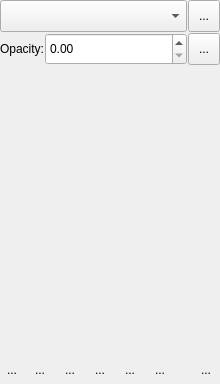
<?xml version="1.0" encoding="UTF-8"?>
<ui version="4.0">
 <author>
    SPDX-FileCopyrightText: none
    SPDX-License-Identifier: GPL-3.0-or-later
  </author>
 <class>WdgLayerBox</class>
 <widget class="QWidget" name="WdgLayerBox">
  <property name="geometry">
   <rect>
    <x>0</x>
    <y>0</y>
    <width>220</width>
    <height>384</height>
   </rect>
  </property>
  <layout class="QVBoxLayout" name="verticalLayout">
   <property name="spacing">
    <number>1</number>
   </property>
   <property name="leftMargin">
    <number>0</number>
   </property>
   <property name="topMargin">
    <number>0</number>
   </property>
   <property name="rightMargin">
    <number>0</number>
   </property>
   <property name="bottomMargin">
    <number>0</number>
   </property>
   <item>
    <layout class="QHBoxLayout" name="hbox2">
     <property name="leftMargin">
      <number>0</number>
     </property>
     <property name="topMargin">
      <number>0</number>
     </property>
     <property name="rightMargin">
      <number>0</number>
     </property>
     <property name="bottomMargin">
      <number>0</number>
     </property>
     <item>
      <widget class="KisCompositeOpComboBox" name="cmbComposite">
       <property name="sizePolicy">
        <sizepolicy hsizetype="MinimumExpanding" vsizetype="Minimum">
         <horstretch>0</horstretch>
         <verstretch>0</verstretch>
        </sizepolicy>
       </property>
       <property name="toolTip">
        <string>Blending Mode</string>
       </property>
       <property name="whatsThis">
        <string>Select the blending mode for the layer.</string>
       </property>
      </widget>
     </item>
     <item>
      <widget class="KisLayerFilterWidgetToolButton" name="bnLayerFilters">
       <property name="sizePolicy">
        <sizepolicy hsizetype="Minimum" vsizetype="Minimum">
         <horstretch>0</horstretch>
         <verstretch>0</verstretch>
        </sizepolicy>
       </property>
       <property name="minimumSize">
        <size>
         <width>32</width>
         <height>32</height>
        </size>
       </property>
       <property name="maximumSize">
        <size>
         <width>32</width>
         <height>32</height>
        </size>
       </property>
       <property name="text">
        <string>...</string>
       </property>
       <property name="iconSize">
        <size>
         <width>22</width>
         <height>22</height>
        </size>
       </property>
      </widget>
     </item>
    </layout>
   </item>
   <item>
    <layout class="QHBoxLayout" name="opacityLayout" stretch="0,0,0">
     <property name="topMargin">
      <number>0</number>
     </property>
     <property name="bottomMargin">
      <number>0</number>
     </property>
     <item>
      <widget class="QLabel" name="opacityLabel">
       <property name="text">
        <string>Opacity:</string>
       </property>
      </widget>
     </item>
     <item>
      <widget class="KisDoubleSliderSpinBox" name="doubleOpacity">
       <property name="sizePolicy">
        <sizepolicy hsizetype="MinimumExpanding" vsizetype="Minimum">
         <horstretch>0</horstretch>
         <verstretch>0</verstretch>
        </sizepolicy>
       </property>
       <property name="toolTip">
        <string>Layer Opacity</string>
       </property>
       <property name="whatsThis">
        <string>Adjust the transparency of the layer</string>
       </property>
      </widget>
     </item>
     <item>
      <widget class="QToolButton" name="configureLayerDockerToolbar">
       <property name="sizePolicy">
        <sizepolicy hsizetype="Minimum" vsizetype="Minimum">
         <horstretch>0</horstretch>
         <verstretch>0</verstretch>
        </sizepolicy>
       </property>
       <property name="minimumSize">
        <size>
         <width>32</width>
         <height>32</height>
        </size>
       </property>
       <property name="maximumSize">
        <size>
         <width>32</width>
         <height>32</height>
        </size>
       </property>
       <property name="text">
        <string>...</string>
       </property>
       <property name="iconSize">
        <size>
         <width>22</width>
         <height>22</height>
        </size>
       </property>
      </widget>
     </item>
    </layout>
   </item>
   <item>
    <layout class="QHBoxLayout" name="horizontalLayout">
     <item>
      <widget class="NodeView" name="listLayers" native="true">
       <property name="sizePolicy">
        <sizepolicy hsizetype="MinimumExpanding" vsizetype="Expanding">
         <horstretch>0</horstretch>
         <verstretch>0</verstretch>
        </sizepolicy>
       </property>
      </widget>
     </item>
    </layout>
   </item>
   <item>
    <layout class="QHBoxLayout" name="hbox1" stretch="0,0,0,0,0,0,1,0">
     <property name="spacing">
      <number>2</number>
     </property>
     <property name="topMargin">
      <number>0</number>
     </property>
     <item>
      <widget class="KisToolButton" name="bnAdd">
       <property name="minimumSize">
        <size>
         <width>0</width>
         <height>28</height>
        </size>
       </property>
       <property name="maximumSize">
        <size>
         <width>16777215</width>
         <height>28</height>
        </size>
       </property>
       <property name="toolTip">
        <string>Add new layer or mask</string>
       </property>
       <property name="text">
        <string>...</string>
       </property>
       <property name="autoRaise">
        <bool>true</bool>
       </property>
      </widget>
     </item>
     <item>
      <widget class="QToolButton" name="bnDuplicate">
       <property name="minimumSize">
        <size>
         <width>28</width>
         <height>28</height>
        </size>
       </property>
       <property name="toolTip">
        <string>Duplicate layer or mask</string>
       </property>
       <property name="text">
        <string>...</string>
       </property>
       <property name="iconSize">
        <size>
         <width>22</width>
         <height>22</height>
        </size>
       </property>
       <property name="autoRaise">
        <bool>true</bool>
       </property>
      </widget>
     </item>
     <item>
      <widget class="QToolButton" name="bnClippingMask">
       <property name="minimumSize">
        <size>
         <width>28</width>
         <height>28</height>
        </size>
       </property>
       <property name="toolTip">
        <string>Clip to layer below (clipping mask); on a clipped layer, release it. Alt-click between two layers does the same.</string>
       </property>
       <property name="text">
        <string>...</string>
       </property>
       <property name="iconSize">
        <size>
         <width>22</width>
         <height>22</height>
        </size>
       </property>
       <property name="autoRaise">
        <bool>true</bool>
       </property>
      </widget>
     </item>
     <item>
      <widget class="QToolButton" name="bnLower">
       <property name="minimumSize">
        <size>
         <width>28</width>
         <height>28</height>
        </size>
       </property>
       <property name="toolTip">
        <string>Move layer or mask down</string>
       </property>
       <property name="text">
        <string>...</string>
       </property>
       <property name="iconSize">
        <size>
         <width>22</width>
         <height>22</height>
        </size>
       </property>
       <property name="autoRaise">
        <bool>true</bool>
       </property>
      </widget>
     </item>
     <item>
      <widget class="QToolButton" name="bnRaise">
       <property name="minimumSize">
        <size>
         <width>28</width>
         <height>28</height>
        </size>
       </property>
       <property name="toolTip">
        <string>Move layer or mask up</string>
       </property>
       <property name="text">
        <string>...</string>
       </property>
       <property name="iconSize">
        <size>
         <width>22</width>
         <height>22</height>
        </size>
       </property>
       <property name="autoRaise">
        <bool>true</bool>
       </property>
      </widget>
     </item>
     <item>
      <widget class="QToolButton" name="bnProperties">
       <property name="minimumSize">
        <size>
         <width>28</width>
         <height>28</height>
        </size>
       </property>
       <property name="toolTip">
        <string>View or change the layer properties</string>
       </property>
       <property name="text">
        <string>...</string>
       </property>
       <property name="iconSize">
        <size>
         <width>22</width>
         <height>22</height>
        </size>
       </property>
       <property name="autoRaise">
        <bool>true</bool>
       </property>
      </widget>
     </item>
     <item>
      <spacer name="spacer">
       <property name="orientation">
        <enum>Qt::Horizontal</enum>
       </property>
       <property name="sizeType">
        <enum>QSizePolicy::Expanding</enum>
       </property>
       <property name="sizeHint" stdset="0">
        <size>
         <width>0</width>
         <height>28</height>
        </size>
       </property>
      </spacer>
     </item>
     <item>
      <widget class="QToolButton" name="bnDelete">
       <property name="minimumSize">
        <size>
         <width>28</width>
         <height>28</height>
        </size>
       </property>
       <property name="toolTip">
        <string>Delete the layer or mask</string>
       </property>
       <property name="text">
        <string>...</string>
       </property>
       <property name="iconSize">
        <size>
         <width>22</width>
         <height>22</height>
        </size>
       </property>
       <property name="autoRaise">
        <bool>true</bool>
       </property>
      </widget>
     </item>
    </layout>
   </item>
  </layout>
 </widget>
 <customwidgets>
  <customwidget>
   <class>KisDoubleParseSpinBox</class>
   <extends>QDoubleSpinBox</extends>
   <header>kis_double_parse_spin_box.h</header>
  </customwidget>
  <customwidget>
   <class>KisDoubleSliderSpinBox</class>
   <extends>KisDoubleParseSpinBox</extends>
   <header location="global">kis_slider_spin_box.h</header>
   <container>1</container>
  </customwidget>
  <customwidget>
   <class>KisCompositeOpComboBox</class>
   <extends>QComboBox</extends>
   <header>widgets/kis_cmb_composite.h</header>
  </customwidget>
  <customwidget>
   <class>NodeView</class>
   <extends></extends>
   <header location="global">NodeView.h</header>
  </customwidget>
  <customwidget>
   <class>KisToolButton</class>
   <extends>QToolButton</extends>
   <header>kis_tool_button.h</header>
  </customwidget>
  <customwidget>
   <class>KisLayerFilterWidgetToolButton</class>
   <extends>QToolButton</extends>
   <header>libs/ui/widgets/kis_layer_filter_widget.h</header>
  </customwidget>
 </customwidgets>
 <tabstops>
  <tabstop>cmbComposite</tabstop>
  <tabstop>bnDuplicate</tabstop>
  <tabstop>bnClippingMask</tabstop>
  <tabstop>bnLower</tabstop>
  <tabstop>bnRaise</tabstop>
  <tabstop>bnProperties</tabstop>
  <tabstop>bnDelete</tabstop>
 </tabstops>
 <resources/>
 <connections/>
</ui>
